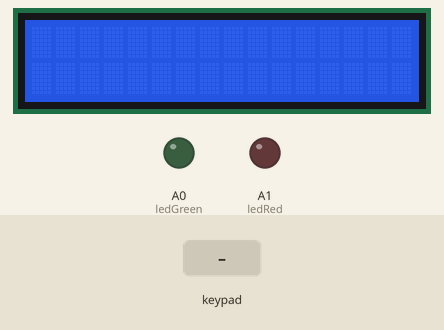
Simulated run of this sketch. Board: Arduino Mega 2560, built with avr-gcc and run on an emulated ATmega2560. Parts: 16×2 character LCD, output pins drawn as LEDs (lit = HIGH). The test bench sets the inputs (shaded band). What the sketch prints to the serial monitor is not drawn.

Above: at 1.2 s.
1.3 s: key '.' pressed
At 1.8 s:
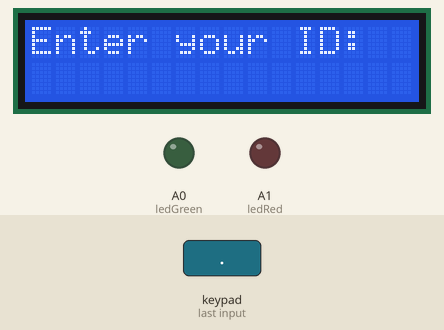
2.8 s: keypad keys 3 7 3 8 3 9 4 0 pressed 0.4 s apart
At 4.8 s:
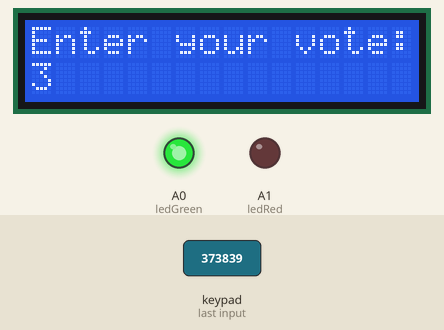
Timing chart, 0 to 6.4 s (numbered marks = the images above; inputs shaded):
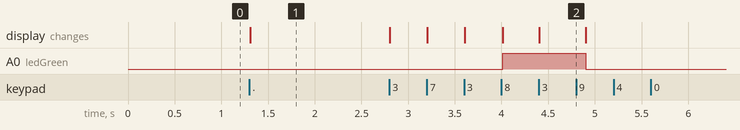

The sketch:

ABCD.ino
```cpp
#include <Keypad.h>
#include <SoftwareSerial.h>
#include <LiquidCrystal.h>

const int RS = 7;
const int EN = 6;
const int D4 = 2;
const int D5 = 3;
const int D6 = 4;
const int D7 = 5;
LiquidCrystal lcd(RS, EN, D4, D5, D6, D7);

const byte ROWS = 4; //four rows
const byte COLS = 4; //four columns
char keys[ROWS][COLS] = {
  {'7','8','9','/'},
  {'4','5','6','*'},
  {'1','2','3','-'},
  {'.','0','=','+'}
};
byte rowPins[ROWS] = {37, 38, 39, 40}; //connect to the row pinouts of the keypad
byte colPins[COLS] = {41, 42, 43, 44}; //connect to the column pinouts of the keypad

Keypad keypad = Keypad( makeKeymap(keys), rowPins, colPins, ROWS, COLS );

const int ledGreen =  A0;
const int ledRed =  A1;

SoftwareSerial softSerial(10, 11);

String done[20] = {};
String inputPass = "";
int dones = 0;

void setup(){

  Serial.begin(9600);
  softSerial.begin(9600);
  lcd.begin(16, 2);
  lcd.setCursor(0, 0);
  pinMode(ledGreen, OUTPUT);
  pinMode(ledRed, OUTPUT);

}

void loop(){

  char key = keypad.getKey();
  lcd.clear();

  if (key == '.'){

    lcd.setCursor(0, 0);
    lcd.print("Enter your ID:");

    lcd.setCursor(0,1);
    inputPass = "";
    for (int i = 0; i < 4; i++){
      key = keypad.waitForKey();
      lcd.print(key);
      inputPass += key;
    }

    int possible = 1;
    for (int i = 0; i < 20; i++){
      if (inputPass == done[i])
        possible = 0;
    }

    lcd.clear();
    lcd.setCursor(0, 0);

    if (possible){
      done[dones] = inputPass;
      dones++;

      digitalWrite(ledGreen, HIGH);

      lcd.print("Enter your vote:");
      key = keypad.waitForKey();

      lcd.setCursor(0, 1);
      lcd.print(key);

      Serial.print(inputPass);
      Serial.print(" : ");
      Serial.println(key);
      softSerial.write(key);

    }else{

      digitalWrite(ledRed, HIGH);
      lcd.print("You voted before");
    }

    delay (500);
    digitalWrite(ledGreen, LOW);
    digitalWrite(ledRed, LOW);
  }
}
```

Measured:
- after the input at 1.3 s, the display: changes at once (image 1)
- after the input at 2.8 s, A0 (ledGreen): LOW → HIGH after 1.2 s, → LOW 0.89 s later; the display: first changes at once (image 2 shows a later state)
